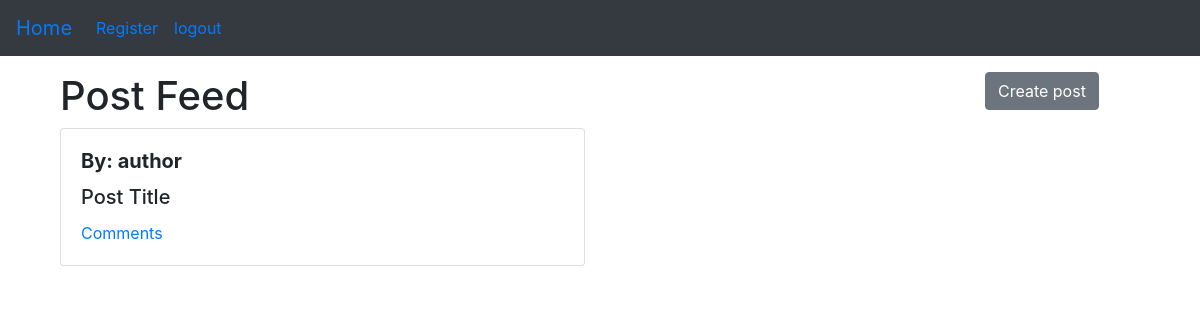
The page / (signed in) on the database as committed earlier.
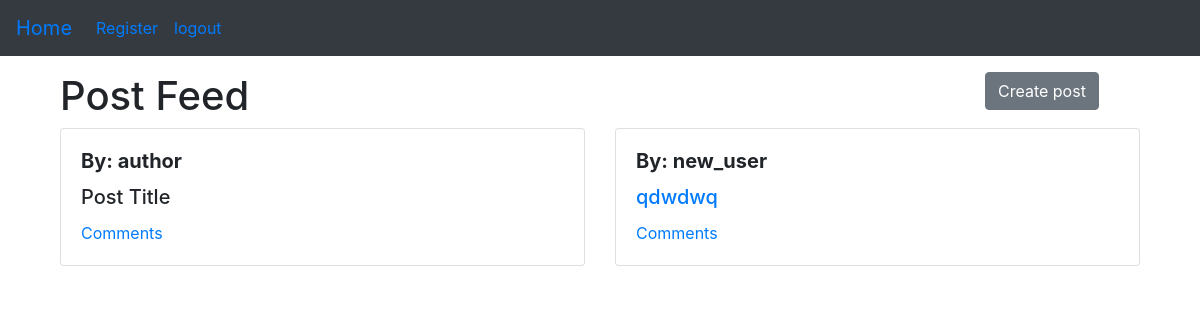
The same page on the database as committed later.
### myapp/models.py (models this page shows)
class Post(models.Model):
    title = models.CharField(max_length=50)
    body = models.TextField(max_length=200)
    user = models.ForeignKey(User, on_delete=models.CASCADE)

### myapp/views.py (the view)
# urls.py: path('', views.home, name="home"),
def home(request):
    posts = Post.objects.all()
    return render(request, "home.html", {"posts": posts})

### myapp/templates/home.html (shortened to what this page needs)
{% extends 'base.html' %}
{% block content %}
    {% if user.is_authenticated %}
        <div class="container">
            <div class="row pt-3">
                <div class="col-md-10">
                  <h1>Post Feed</h1>
                </div>
                <div class="col-md-2">
                  <a href="/create_post" class="btn btn-secondary">Create post</a>
                </div>
            </div>
            <div class="row">
              <div class="col-md-6">
                <div class="card">
                  <div class="card-body">
                    <h5 class="card-title" style="font-weight:bold">By: author</h5>
                    <h5 class="card-title">Post Title</h5>
                    <div class="row">
                        <div class="col-6">
                            <a href="#" class="card-link"> Comments</a>
                        </div>
                    </div>
                  </div>
                </div>
              </div>
              {% for post in posts %}
                <div class="col-md-6">
                  <div class="card">
                  <div class="card-body">
                    <h5 class="card-title" style="font-weight:bold">By: {{ post.user.username }}</h5>
                    <h5 class="card-title"><a href="post/{{post.id}}"> {{ post.title }} </a></h5>
                    <div class="row">
                      <div class="col-6">
                          <a href="#" class="card-link"> Comments</a>
                      </div>
                    </div>
                  </div>
                </div>
              {% endfor %}
              </div>
            </div>
        </div>
    {% else %}
        <p>You are not logged in </p>
    {% endif %}
{% endblock %}

### templates/base.html (shortened to what this page needs)
<!DOCTYPE html>
<html lang="en">
<head>
    <link rel="stylesheet" href="https://stackpath.bootstrapcdn.com/bootstrap/4.5.0/css/bootstrap.min.css"
>
</head>
<body>
    <nav class="navbar navbar-expand-lg navbar-light bg-dark">
        <a class="navbar-brand text-primary" href="/">Home</a>
        <div class="collapse navbar-collapse" id="navbarNav">
            <ul class="navbar-nav">
                <li class="nav-item active">
                    <a class="nav-link text-primary" href="{% url 'register' %}">Register</a>
                </li>
                {% if user.is_authenticated %}
                    <li class="nav-item active">
                        <a class="nav-link text-primary" href="{% url 'logout' %}">logout</a>
                    </li>
                {% else %}
                    <li class="nav-item active">
                        <a class="nav-link text-primary" href="{% url 'login' %}">Login</a>
                    </li>
                {% endif %}
            </ul>
        </div>
    </nav>
    <div class="container-sm d-flex justify-content-center align-items-center">
        {% block content %}
        {% endblock %}
    </div>
</body>
</html>

Rows that differ between the two databases and show on the page:
added Post: user.username "new_user", title "qdwdwq"
